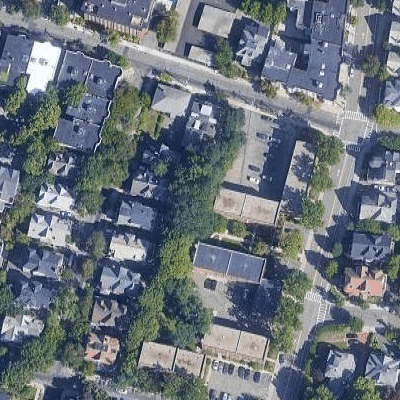
#> input picture ethz-cil-road-segmentation-2024/test/images/satimage_152.png, 400 x 400 px; its folder holds 3 pictures in this run
$ jupyter execute --allow-errors 'Explore datasets.ipynb'   (older library calls are emulated)
#> lines starting #> are read from the running program, lines starting #| are printed output that depends on the picture
[cell 1]
import math
import os
import re
import cv2
import numpy as np
import matplotlib.pyplot as plt
from glob import glob
from random import sample
from PIL import Image
from sklearn.model_selection import train_test_split
from sklearn.linear_model import LogisticRegression

[cell 2]
PATCH_SIZE = 16  # pixels per side of square patches
VAL_SIZE = 10  # size of the validation set (number of images)
CUTOFF = 0.25  # minimum average brightness for a mask patch to be classified as containing road

[cell 3]
ROOT_PATH = "/Users/sebastian/University/Master/second_term/cil/road-segmentation/ethz-cil-road-segmentation-2024"

[cell 4]
def load_all_from_path(path):
    # loads all HxW .pngs contained in path as a 4D np.array of shape (n_images, H, W, 3)
    # images are loaded as floats with values in the interval [0., 1.]
    return np.stack([np.array(Image.open(f)) for f in sorted(glob(path + '/*.png'))]).astype(np.float32) / 255.
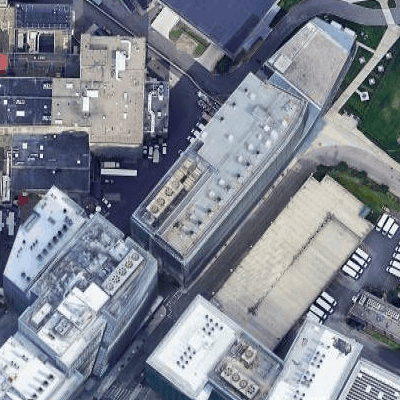
#> input picture ethz-cil-road-segmentation-2024/test/images/satimage_159.png, 400 x 400 px
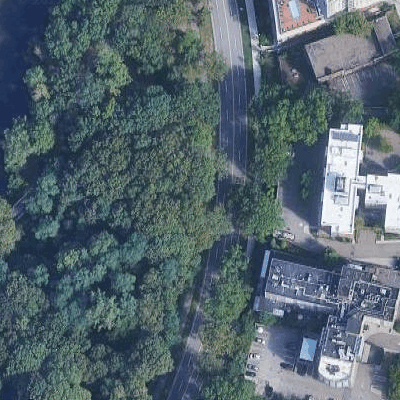
#> input picture ethz-cil-road-segmentation-2024/test/images/satimage_161.png, 400 x 400 px
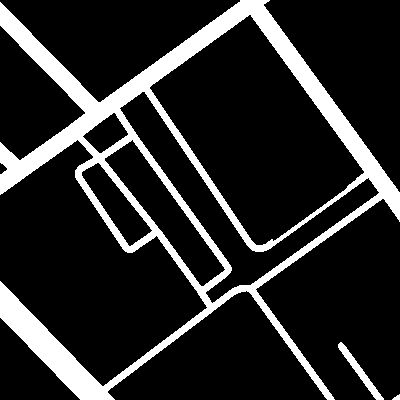
#> input picture ethz-cil-road-segmentation-2024/training/groundtruth/satimage_105.png, 400 x 400 px

[cell 5]
def show_image_and_mask(imgs, masks, n):
    # Displays the specified image and its corresponding mask at index n
    if n < len(imgs) and n < len(masks):
        fig, axs = plt.subplots(1, 2, figsize=(12, 6))
        axs[0].imshow(imgs[n])
        axs[0].set_title(f'Image {n}')
        axs[0].set_axis_off()
        axs[1].imshow(masks[n])
        axs[1].set_title(f'Mask {n}')
        axs[1].set_axis_off()
        plt.show()
    else:
        print(f"Index {n} out of range. Provide a valid index within the range of images and masks.")

[cell 6]
images = load_all_from_path(os.path.join(ROOT_PATH, 'training', 'images'))[:, :, :, :3]
masks = load_all_from_path(os.path.join(ROOT_PATH, 'training', 'groundtruth'))

[cell 7]
show_image_and_mask(images, masks, 3)

[cell 8]
show_image_and_mask(images, masks, 100)
